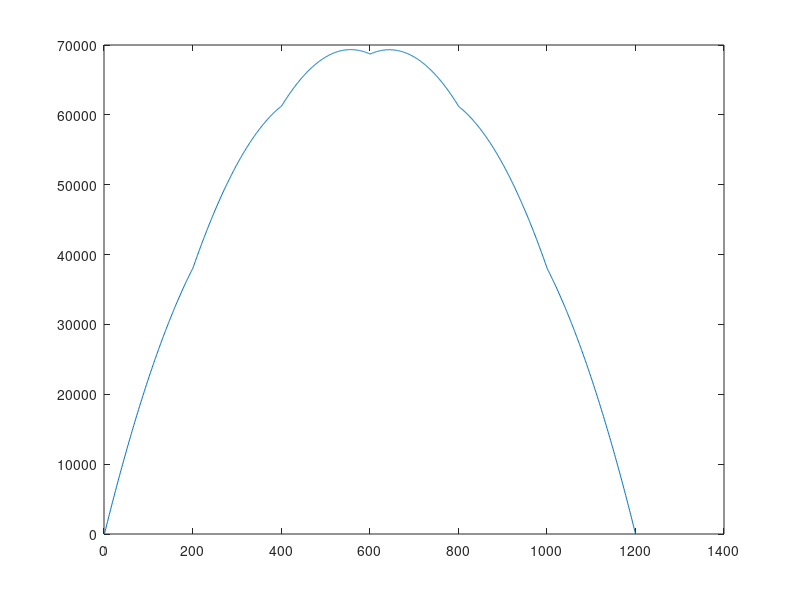

Source code (MATLAB):
clear; close all;

%% 0. Initialize Parameters
L = 1200;               % Length of bridge
n = L;               % Discretize into 1 mm seg.
P = 400;                % Total weight of train [N]
x = linspace(0, L, n); % x-axis

% Note: the position is 1mm greater then the physical location from the left
% edge of the bridge; A_pos = 1 means the location 0mm from the left of the
% bridge.
A_pos = 1;            % position of first support from left edge
B_pos = A_pos + 1200; % position of second support from left edge


%% 1. SFD, BMD under train loading
x_train = [52 228 392 568 732 908]; % Train Load Locations
P_train = [1 1 1 1 1 1] * P/6;

% distance_from_train_left_axel_to_right_axel
dis_between_l_r_axels = max(x_train) - min(x_train)

n_train = 900;                 % num of train locations, as in how many different simulations of train locations we're simulating
n_positions = L + 1 % We want information from pos=1 (0mm) to pos=1201 (1200mm) 

% Create an array of positions where the right axel of the train can be
% located, from pos=1 (0mm from left of bridge) to pos=1201 + distance
% between wheels. This will make the left axel be at pos=1201 (1200mm) at
% the last position.
train_space = floor(linspace(1, n_positions + dis_between_l_r_axels, n_train));
% For the following 3 matrices, the information for each simulation is
% stored in the row and there can be information at each 1mm segment across
% the bridge. 
loadsi = zeros(n_train, n_positions);    % 1 load plot for each train loc.
SFDi = zeros(n_train, n_positions);     % 1 SFD for each train loc.
BMDi = zeros(n_train, n_positions);     % 1 BMD for each train loc.


% Solve for SFD and BMD with the train at different locations
for J = 1:n_train
    i = train_space(J); % how much we're incrementing the position of the train, the position of the right axel of the train
    % start location of train
    
    ttrain_pos_i = x_train - max(x_train) + i; % train position 
    ttrain_pos_i(ttrain_pos_i <= 0) = NaN; % Get positions that are on the bridge only (take out positions before 0 position of the bridge)
    % any train position greater than 1201 means it's off the bridge since
    % pos 1201 = 1200mm from the left edge
    ttrain_pos_i(ttrain_pos_i > n_positions) = NaN; % Get positions that are on the bridge only (take out positions after 1200 position of the bridge)

    p_ts = P_train(~isnan(ttrain_pos_i)); % get loads at the positions that are on the bridge only
    pos_ti = ttrain_pos_i(~isnan(ttrain_pos_i)); % get positions of the train that are on the bridge only

    % sum of moments at A eqn
    rxn_B = sum((A_pos - pos_ti) .* p_ts) / -L;

    % sum of Fy eqn
    rxn_A = sum(p_ts) - rxn_B;
    % construct applied loads
    % w(x)
    loads = zeros(1, n_positions);
    % set forces from the train (negative loads)
    loads(pos_ti) = -1 .* p_ts;
    % set reaction forces at their positions with their respective forces,
    % you may need to add these forces because if the wheel is at the
    % support there is no net load.
    loads(A_pos) = loads(A_pos) + rxn_A;
    loads(B_pos) = loads(B_pos) + rxn_B;


    %loadi stuff
    loadsi(i,:) = loads; % place loads at each position [0, 0, F_A, . . . , -P/6. . ., 0 . . . ]
    % SFD = num. integral(w)
    SFDi(i,:) = cumsum(loads); % up-down method for SFD 
    % BMD = num. integral(SFD)
    BMDi(i,:) = cumtrapz(SFDi(i,:)); % integral of BMD from SFD
end

% this is the SFD and the positions of the train that gives the max SFD at that point
[SFD, max_loads] = max(abs(SFDi));   % SFD envelope
BMD = max(BMDi);        % BMD envelope

max(SFD);
max_BMD_value = max(BMD);
max_BMD_indexes = find(BMD == max_BMD_value)


figure
plot(BMD)


% to use max_loads, plot it
% x-axis is position along the bridge, y-axis is
% the position of the rightmost axel relative to x=0
% you can click on the plot to get the point
% compare to the SFE and BME to get what the
% shear/moment is at that point
